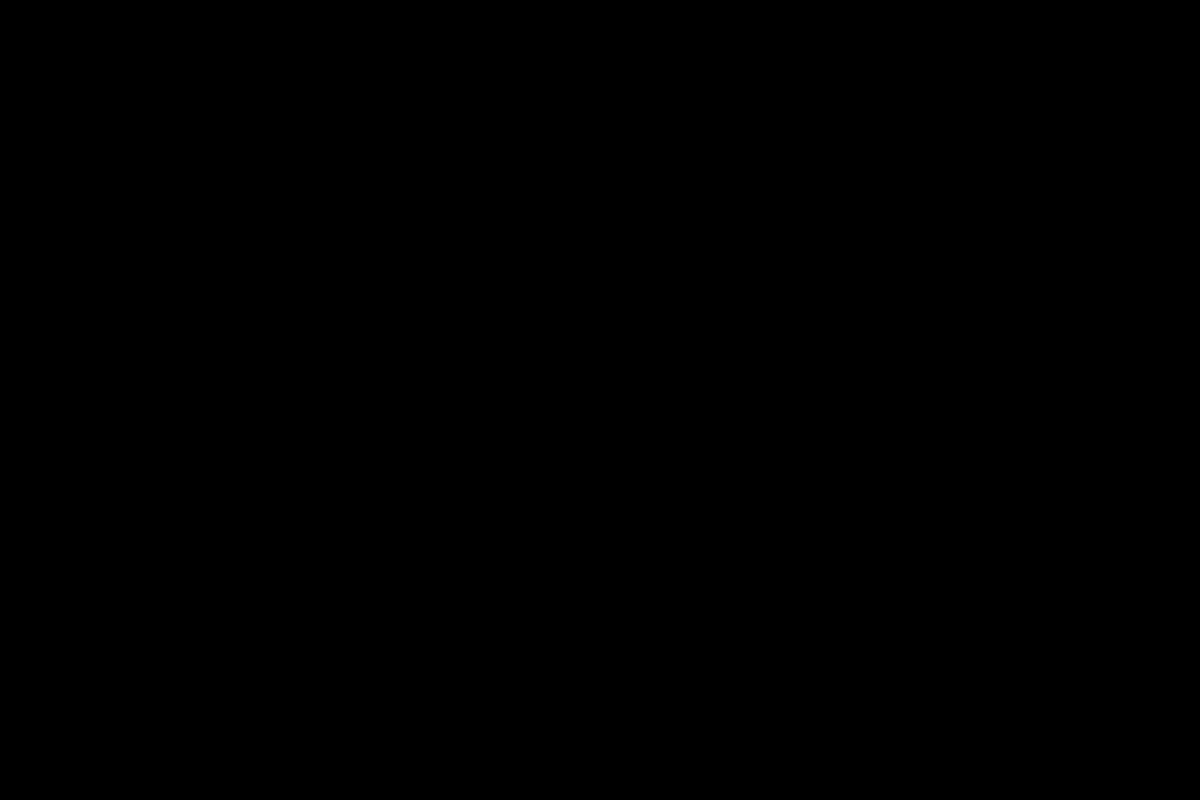
Frame 1 (no input)
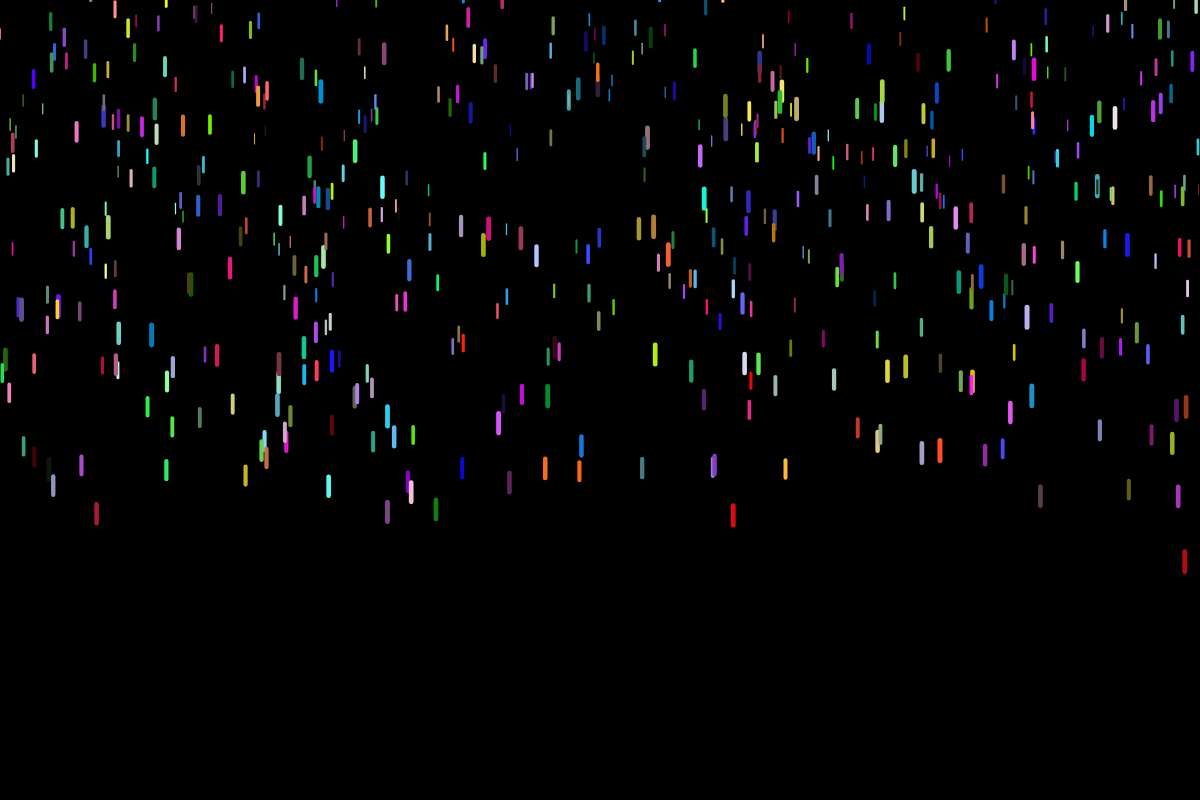
Frame 60 (no input)
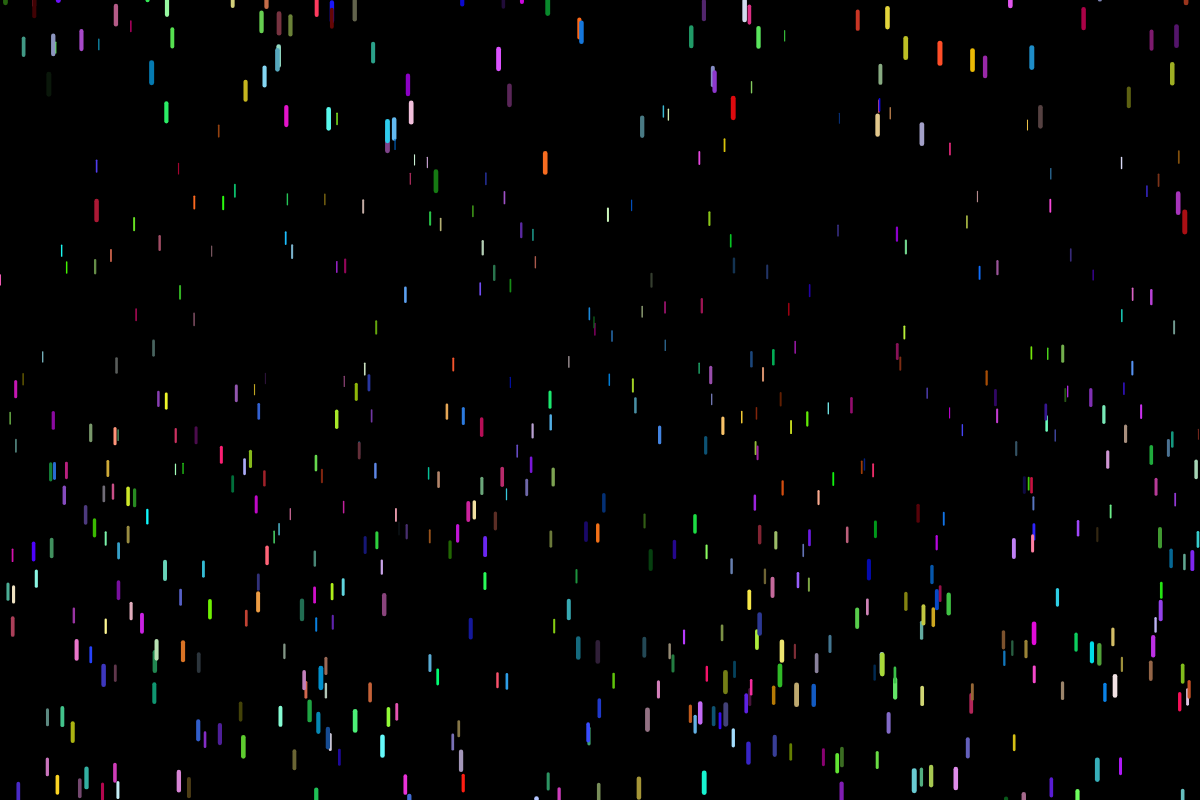
Frame 120 (the mouse pressed at the canvas centre since frame 60)

The p5.js sketch that drew these frames (run headless with seeded random() and noise() and a simulated clock; from frame 60 on, the mouse is pressed at the canvas centre):

// p5.js sketch
// ── sketch.js

var drops = [];

function setup() {
  // put setup code here
  createCanvas(1200, 800);
  for(var i = 0; i < 600; i++){
    drops[i] = new Raindrop();
  }
}

function draw() {
  // put drawing code here
  background(0);

  //translate(0, 0, -80);
  //let camX = map(mouseX, 0, width, -200, 200);
	//let camY = map(mouseY, 0, height, -200,200); 
	//camera(camX, camY, (height/2.0) / tan(PI*30.0 / 180.0), 0, 0, 0, 0, 1, 0);

  for(var i = 0; i < drops.length; i++){
    drops[i].show();
    drops[i].fall();
  }
  
}


// ── raindrop.js
class Raindrop {
    constructor() {
        this.x = random(width);
        this.y = random(-500, -25);
        this.z = random(0, 15);

        var a = random(0,255);
        var b = random(0,255);
        var c = random(0,255);

        this.yspeed = map(this.z, 0, 15, 4, 10);
        this.len = map(this.z, 0, 15, 10, 20);
        
        this.fall = function () {
            this.y += this.yspeed;
            if (this.y > height) {
                this.y = random(-200, -50);
                this.yspeed = map(this.z, 0, 15, 4, 10);                
            }
        };
        this.show = function () {
            var thick = map(this.z, 0, 15, 1, 5);
            strokeWeight(thick);
            stroke(a, b, c);
            line(this.x, this.y, this.x, this.y + this.len);
        };
    }
}
